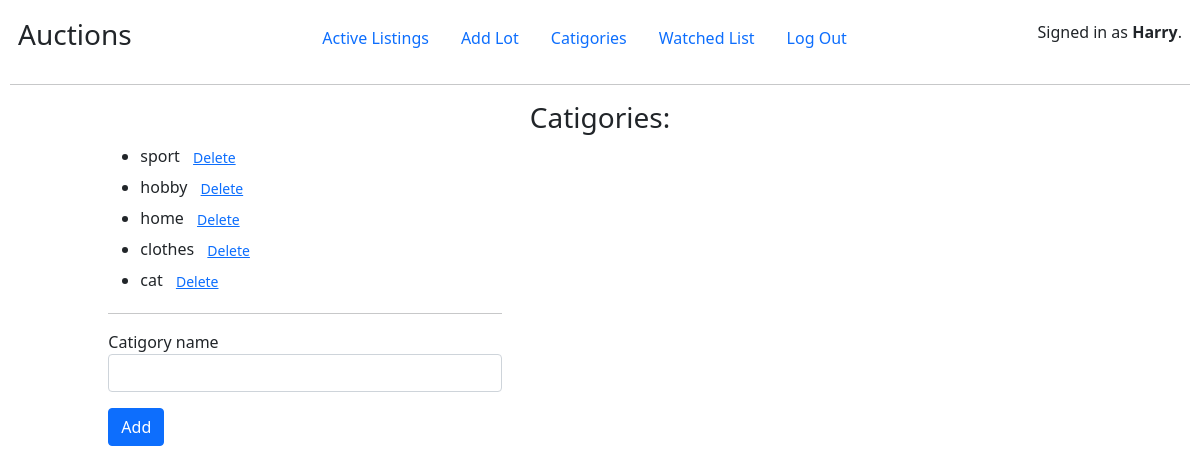
Before: /catigories (signed in) with the older database file.
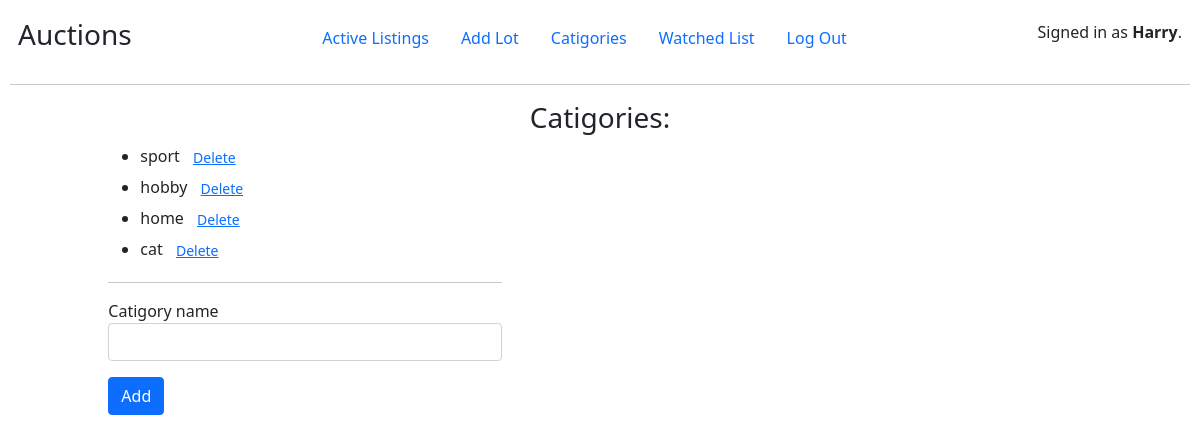
After: the same page with the newer database file.
### auctions/models.py (models this page shows)
class Catigory(models.Model):
    catigory_name = models.CharField(max_length=64, unique=True)
    def __str__(self):
        return self.catigory_name

### auctions/views.py (the view)
# urls.py: path('catigories', catigory_list, name='catigories_list_url'),
@login_required(login_url='login')
def catigory_list(request):
    catigories = Catigory.objects.all()
    if request.method == 'POST':
        bound_form = CatigoryForm(request.POST)
        if bound_form.is_valid():
            bound_form.save()
            return redirect('catigories_list_url')
        else:
            return render(request, 'auctions/catigories_list.html', {"form": bound_form, "catigories": catigories})
    else:
        form = CatigoryForm()
        return render(request, 'auctions/catigories_list.html', {"form" : form, "catigories": catigories})

### auctions/forms.py
class CatigoryForm(forms.ModelForm):
    class Meta:
        model = Catigory
        fields = ['catigory_name']
        widgets = {
            'catigory_name': forms.TextInput(attrs={"class":"form-control"})
        }

### auctions/templates/auctions/catigories_list.html (shortened to what this page needs)
{% extends "auctions/layout.html" %}
{% block body %}
<h3 class="col-md-4 offset-md-4 text-center">Catigories:</h3>
<div class="col-md-4 offset-md-1">
    <ul>
        {% for catigory in catigories %}
            <li>
                    {{catigory}}
                    <form style="display:inline;" action="{% url 'catigory_delete_url' catigory_id=catigory.id %}" method="post">
                        <button class="btn btn-link btn-sm" type="submit">Delete</button>
                    </form>
            </li>
        {% empty %}
                <h2> No Catigory </h2>
        {% endfor%}
    </ul>
    <hr>
    <form action="{% url 'catigories_list_url'%}" method="post">
        <div class="mb-3">
            {{form.catigory_name.label}}
          {{form.catigory_name}}
        </div>
        <button type="submit" class="btn btn-primary">Add</button>
    </form>
</div>
{% endblock %}

Changed rows visible on the page:
removed Catigory: catigory_name "clothes"
